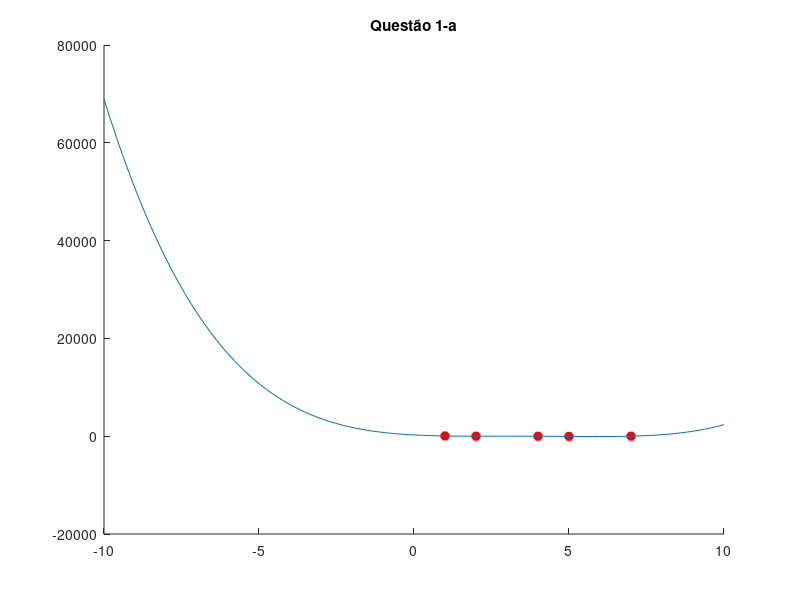
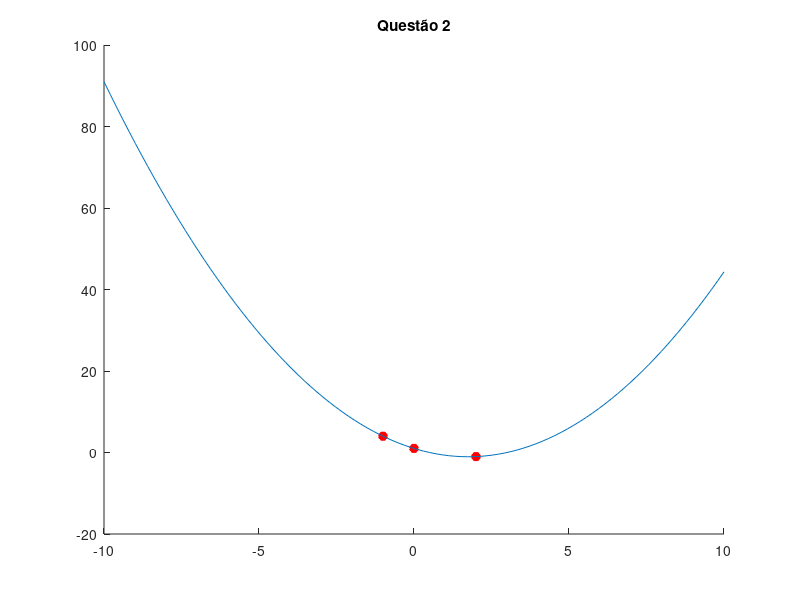

Recreate these plots in MATLAB, in order.
figure
hold all
# questao 1-a
f = @(x) 255 + (-329 * x) + (154 * x.^2) + (-30 * x.^3) + (2 * x.^4)
x = [1 2 4 5 7];
y = [52 5 -5 -40 10];

plot(x(1), y(1), 'r*', 'linewidth', 4);
plot(x(2), y(2), 'r*', 'linewidth', 4);
plot(x(3), y(3), 'r*', 'linewidth', 4);
plot(x(4), y(4), 'r*', 'linewidth', 4);
plot(x(5), y(5), 'r*', 'linewidth', 4);
axis([-10 10]);
x = linspace(-10,10);
plot(x,f(x));
title("Questão 1-a")
hold off;




figure
hold all
# questao 2
f = @(x) 2/3 * x.^2 - 7/3 * x + 1
x = [-1 0 2];
y = [4 1 -1];

plot(x(1), y(1), 'r*', 'linewidth', 4);
plot(x(2), y(2), 'r*', 'linewidth', 4);
plot(x(3), y(3), 'r*', 'linewidth', 4);
axis([-10 10]);
x = linspace(-10,10);
plot(x,f(x));
title("Questão 2")
hold off;